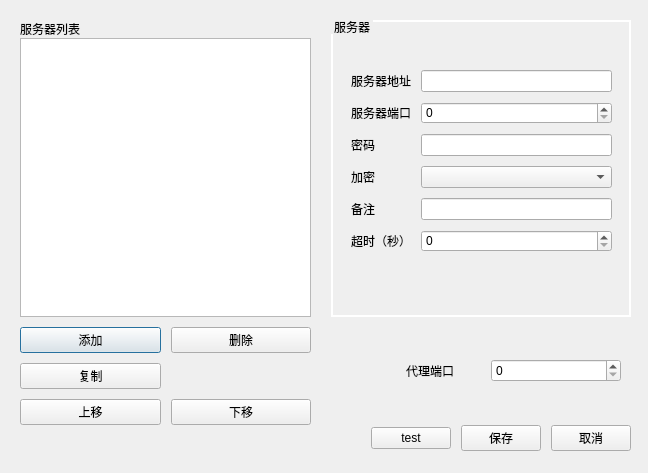
<?xml version="1.0" encoding="UTF-8"?>
<ui version="4.0">
 <class>EditServerDialog</class>
 <widget class="QDialog" name="EditServerDialog">
  <property name="geometry">
   <rect>
    <x>0</x>
    <y>0</y>
    <width>648</width>
    <height>473</height>
   </rect>
  </property>
  <property name="windowTitle">
   <string>Dialog</string>
  </property>
  <widget class="QWidget" name="layoutWidget">
   <property name="geometry">
    <rect>
     <x>10</x>
     <y>10</y>
     <width>631</width>
     <height>451</height>
    </rect>
   </property>
   <layout class="QGridLayout" name="mainLayout">
    <property name="leftMargin">
     <number>10</number>
    </property>
    <property name="topMargin">
     <number>10</number>
    </property>
    <property name="rightMargin">
     <number>10</number>
    </property>
    <property name="bottomMargin">
     <number>10</number>
    </property>
    <property name="horizontalSpacing">
     <number>20</number>
    </property>
    <property name="verticalSpacing">
     <number>0</number>
    </property>
    <item row="2" column="1">
     <layout class="QHBoxLayout" name="horizontalLayout" stretch="1,1,2">
      <property name="spacing">
       <number>20</number>
      </property>
      <property name="leftMargin">
       <number>10</number>
      </property>
      <property name="topMargin">
       <number>10</number>
      </property>
      <property name="rightMargin">
       <number>10</number>
      </property>
      <property name="bottomMargin">
       <number>10</number>
      </property>
      <item>
       <spacer name="horizontalSpacer">
        <property name="orientation">
         <enum>Qt::Horizontal</enum>
        </property>
        <property name="sizeHint" stdset="0">
         <size>
          <width>40</width>
          <height>20</height>
         </size>
        </property>
       </spacer>
      </item>
      <item>
       <widget class="QLabel" name="label_7">
        <property name="text">
         <string>代理端口</string>
        </property>
       </widget>
      </item>
      <item>
       <widget class="QSpinBox" name="proxyPortSpinBox">
        <property name="sizePolicy">
         <sizepolicy hsizetype="Preferred" vsizetype="Fixed">
          <horstretch>0</horstretch>
          <verstretch>0</verstretch>
         </sizepolicy>
        </property>
        <property name="maximum">
         <number>65535</number>
        </property>
       </widget>
      </item>
     </layout>
    </item>
    <item row="0" column="1" rowspan="2">
     <widget class="QGroupBox" name="groupBox">
      <property name="styleSheet">
       <string notr="true">QGroupBox{
border-width:2px;
border-style:solid;
border-color:white;
margin-top:0.5ex;
}
QGroupBox::title{
subcontrol-origin:margin;
subcontrol-position:top left;
left:0px;
margin-left:0px;
padding:0 1px;
}</string>
      </property>
      <property name="title">
       <string>服务器</string>
      </property>
      <widget class="QWidget" name="formLayoutWidget">
       <property name="geometry">
        <rect>
         <x>10</x>
         <y>40</y>
         <width>281</width>
         <height>246</height>
        </rect>
       </property>
       <layout class="QFormLayout" name="formLayout">
        <property name="horizontalSpacing">
         <number>10</number>
        </property>
        <property name="verticalSpacing">
         <number>10</number>
        </property>
        <property name="leftMargin">
         <number>10</number>
        </property>
        <property name="topMargin">
         <number>10</number>
        </property>
        <property name="rightMargin">
         <number>10</number>
        </property>
        <property name="bottomMargin">
         <number>10</number>
        </property>
        <item row="0" column="0">
         <widget class="QLabel" name="label">
          <property name="text">
           <string>服务器地址</string>
          </property>
         </widget>
        </item>
        <item row="0" column="1">
         <widget class="QLineEdit" name="serverAddressLineEdit"/>
        </item>
        <item row="1" column="0">
         <widget class="QLabel" name="label_2">
          <property name="text">
           <string>服务器端口</string>
          </property>
         </widget>
        </item>
        <item row="2" column="0">
         <widget class="QLabel" name="label_3">
          <property name="text">
           <string>密码</string>
          </property>
         </widget>
        </item>
        <item row="3" column="0">
         <widget class="QLabel" name="label_4">
          <property name="text">
           <string>加密</string>
          </property>
         </widget>
        </item>
        <item row="3" column="1">
         <widget class="QComboBox" name="encryptComboBox"/>
        </item>
        <item row="4" column="0">
         <widget class="QLabel" name="label_5">
          <property name="text">
           <string>备注</string>
          </property>
         </widget>
        </item>
        <item row="4" column="1">
         <widget class="QLineEdit" name="remarkLineEdit"/>
        </item>
        <item row="5" column="0">
         <widget class="QLabel" name="label_6">
          <property name="text">
           <string>超时（秒）</string>
          </property>
         </widget>
        </item>
        <item row="5" column="1">
         <widget class="QSpinBox" name="timeoutSpinBox">
          <property name="maximum">
           <number>35565</number>
          </property>
         </widget>
        </item>
        <item row="1" column="1">
         <widget class="QSpinBox" name="serverPortSpinBox">
          <property name="maximum">
           <number>65535</number>
          </property>
         </widget>
        </item>
        <item row="2" column="1">
         <widget class="QLineEdit" name="passwordLineEdit">
          <property name="echoMode">
           <enum>QLineEdit::Password</enum>
          </property>
         </widget>
        </item>
       </layout>
      </widget>
     </widget>
    </item>
    <item row="2" column="0">
     <layout class="QGridLayout" name="gridLayout">
      <property name="topMargin">
       <number>10</number>
      </property>
      <property name="spacing">
       <number>10</number>
      </property>
      <item row="0" column="0">
       <widget class="QPushButton" name="addPushButton">
        <property name="text">
         <string>添加</string>
        </property>
       </widget>
      </item>
      <item row="0" column="1">
       <widget class="QPushButton" name="removePushButton">
        <property name="text">
         <string>删除</string>
        </property>
       </widget>
      </item>
      <item row="1" column="0">
       <widget class="QPushButton" name="copyPushButton">
        <property name="text">
         <string>复制</string>
        </property>
       </widget>
      </item>
      <item row="2" column="0">
       <widget class="QPushButton" name="upPushButton">
        <property name="text">
         <string>上移</string>
        </property>
       </widget>
      </item>
      <item row="2" column="1">
       <widget class="QPushButton" name="downPushButton">
        <property name="text">
         <string>下移</string>
        </property>
       </widget>
      </item>
     </layout>
    </item>
    <item row="0" column="0">
     <widget class="QLabel" name="label_8">
      <property name="text">
       <string>服务器列表</string>
      </property>
     </widget>
    </item>
    <item row="3" column="1">
     <layout class="QHBoxLayout" name="horizontalLayout_2">
      <property name="spacing">
       <number>10</number>
      </property>
      <item>
       <spacer name="horizontalSpacer_2">
        <property name="orientation">
         <enum>Qt::Horizontal</enum>
        </property>
        <property name="sizeHint" stdset="0">
         <size>
          <width>40</width>
          <height>20</height>
         </size>
        </property>
       </spacer>
      </item>
      <item>
          <widget class="QPushButton" name="pushButton">
              <property name="text">
                  <string>test</string>
              </property>
          </widget>
      </item>
         <item>
             <widget class="QPushButton" name="savePushButton">
                 <property name="text">
                     <string>保存</string>
                 </property>
             </widget>
         </item>
      <item>
       <widget class="QPushButton" name="cancelPushButton">
        <property name="text">
         <string>取消</string>
        </property>
       </widget>
      </item>
     </layout>
    </item>
       <item row="1" column="0">
           <widget class="QListView" name="listView"/>
       </item>
   </layout>
  </widget>
 </widget>
 <resources/>
 <connections>
  <connection>
   <sender>cancelPushButton</sender>
   <signal>clicked()</signal>
   <receiver>EditServerDialog</receiver>
   <slot>reject()</slot>
   <hints>
    <hint type="sourcelabel">
     <x>587</x>
     <y>434</y>
    </hint>
    <hint type="destinationlabel">
     <x>367</x>
     <y>289</y>
    </hint>
   </hints>
  </connection>
 </connections>
</ui>
